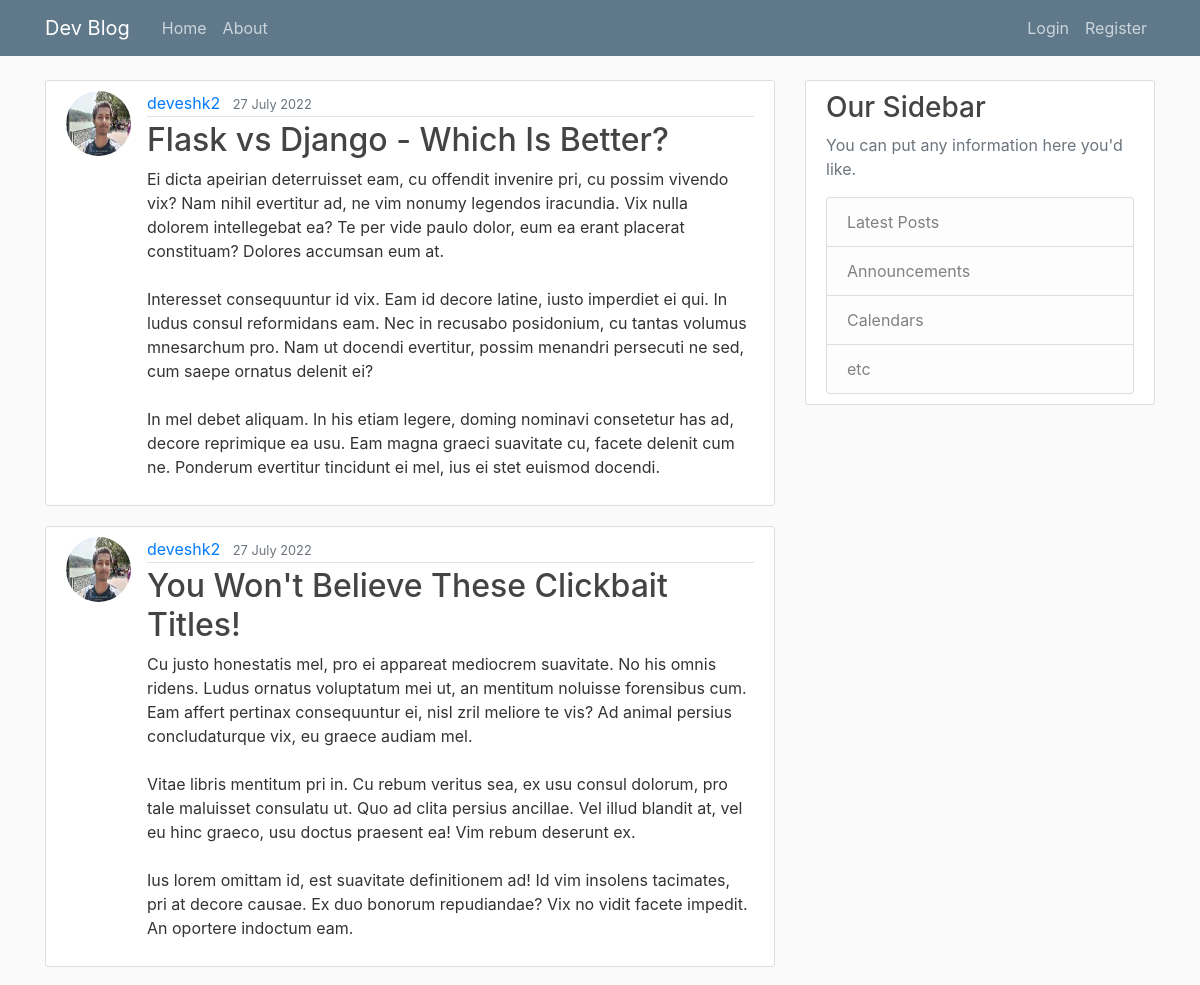
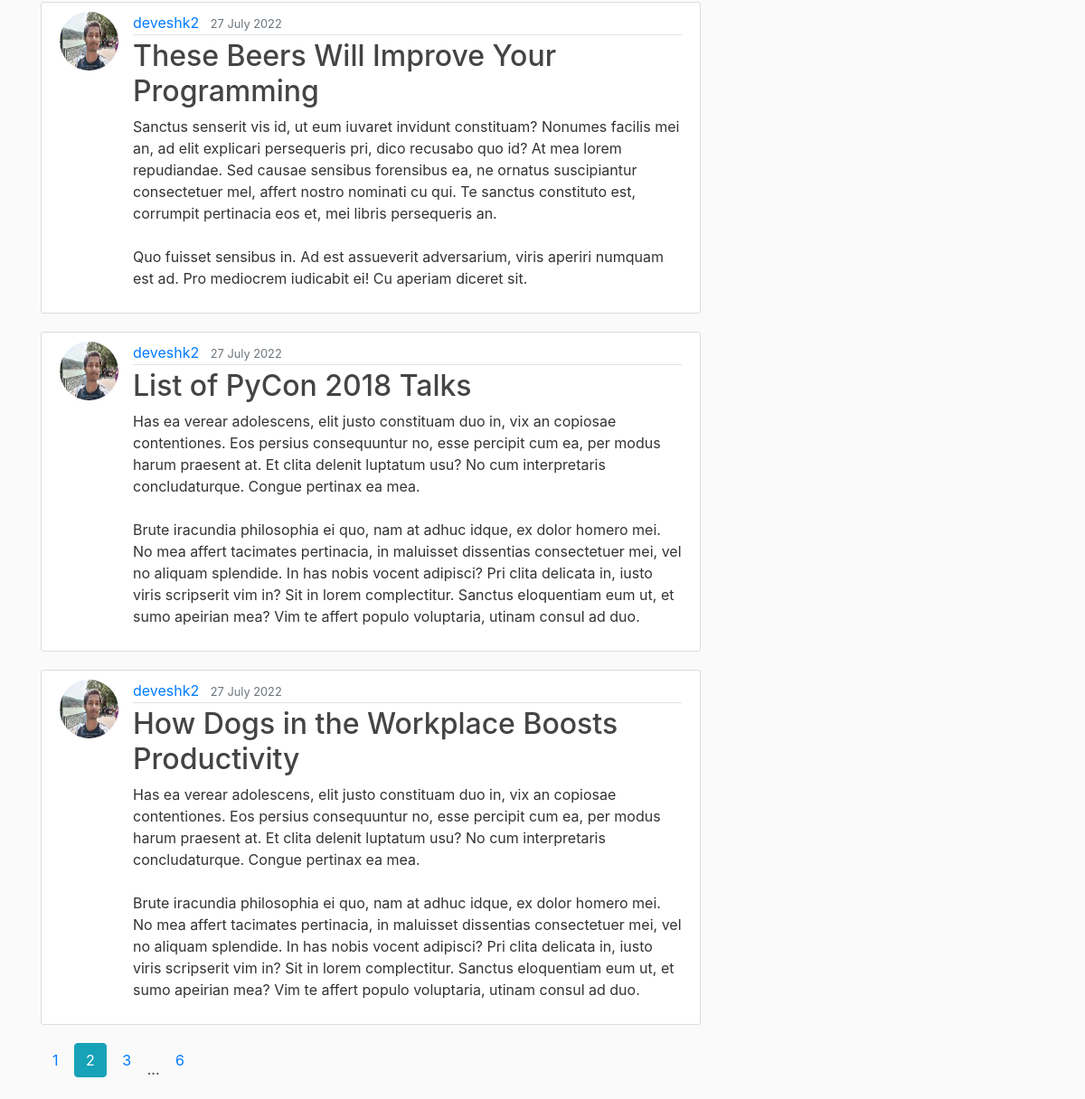
The page /home?page=2 on the database its author committed (2 pictures, top to bottom).
### FlaskBlog/models.py (models this page shows, shortened)
class Post(db.Model):
    id = db.Column(db.Integer, primary_key=True)
    title = db.Column(db.String(100), nullable=False)
    date_posted = db.Column(db.DateTime, nullable=False, default=date.today())
    content = db.Column(db.Text, nullable=False)
    user_id = db.Column(db.Integer, db.ForeignKey("user.id"), nullable=False)

class User(db.Model, UserMixin):
    id = db.Column(db.Integer, primary_key=True)
    username = db.Column(db.String(20), unique=True, nullable=False)
    email = db.Column(db.String(120), unique=True, nullable=False)
    image_file = db.Column(db.String(120), nullable=False, default="default.jpg")
    password = db.Column(db.String(60), nullable=False)
    posts = db.relationship("Post", backref="author", lazy=True)

### FlaskBlog/Main/route.py (the view)
@main.route("/")
@main.route("/home")
def home():
    page = request.args.get('page', 1, type=int)
    posts = Post.query.order_by(Post.date_posted.desc()).paginate(page=page, per_page=5)
    return render_template('home.html', posts=posts)

### FlaskBlog/templates/home.html
{% extends "layout.html" %}
{% block content %}
{% for post in posts.items %}
<article class="media content-section">
    <img class="rounded-circle article-img"
         src="{{ url_for('static', filename='profile_pics/' + post.author.image_file) }}">
    <div class="media-body">
        <div class="article-metadata">
            <a class="mr-2" href="{{ url_for('users.user_posts', username=post.author.username) }}">{{ post.author.username }}</a>
            <small class="text-muted">{{ post.date_posted.strftime("%d %B %Y") }}</small>
        </div>
        <h2><a class="article-title" href="{{ url_for('posts.my_post', post_id=post.id) }}">{{ post.title }}</a></h2>
        <p class="article-content">{{ post.content }}</p>
    </div>
</article>
{% endfor %}
{% for page_num in posts.iter_pages(left_edge=1, right_edge=1, left_current=1, right_current=2) %}
{% if page_num %}
{% if posts.page == page_num %}
<a class="btn btn-outline-info mb-4 active" href="{{ url_for('main.home', page=page_num) }}">{{ page_num }}</a>
{% else %}
<a class="btn btn-outing-info mb-4" href="{{ url_for('main.home', page=page_num) }}">{{ page_num }}</a>
{% endif %}
{% else %}
...
{% endif %}
{% endfor %}
{% endblock content %}

### FlaskBlog/static/main.css (style rules this page uses)
body { background: #fafafa; color: #333333; margin-top: 5rem; }
h1, h2, h3, h4, h5, h6 { color: #444444; }
.content-section { background: #ffffff; padding: 10px 20px; border: 1px solid #dddddd; border-radius: 3px; margin-bottom: 20px; }
.article-title { color: #444444; }
.article-content { white-space: pre-line; }
.article-img { height: 65px; width: 65px; margin-right: 16px; }
.article-metadata { padding-bottom: 1px; margin-bottom: 4px; border-bottom: 1px solid #e3e3e3 }

### rows shown on the page
Post: image_file (picture), author.username "deveshk2", date_posted "27 July 2022", title "Flask vs Django - Which Is Better?", content "Ei dicta apeirian deterruisset eam, cu offendit invenire pri, cu possim vivendo vix? Nam nihil evertitur ad, ne vim nonumy legendos iracundia. Vix nulla dolorem intellegebat ea? Te per vide paulo dolor, eum ea erant placerat constituam? Dolores accumsan eum at. Interesset consequuntur id vix. Eam id decore latine, iusto imperdiet ei qui. In ludus consul reformidans eam. Nec in recusabo posidonium, cu tantas volumus mnesarchum pro. Nam ut docendi evertitur, possim menandri persecuti ne sed, cum saepe ornatus delenit ei? In mel debet aliquam. In his etiam legere, doming nominavi consetetur has ad, decore reprimique ea usu. Eam magna graeci suavitate cu, facete delenit cum ne. Ponderum…"
Post: image_file (picture), author.username "deveshk2", date_posted "27 July 2022", title "You Won't Believe These Clickbait Titles!", content "Cu justo honestatis mel, pro ei appareat mediocrem suavitate. No his omnis ridens. Ludus ornatus voluptatum mei ut, an mentitum noluisse forensibus cum. Eam affert pertinax consequuntur ei, nisl zril meliore te vis? Ad animal persius concludaturque vix, eu graece audiam mel. Vitae libris mentitum pri in. Cu rebum veritus sea, ex usu consul dolorum, pro tale maluisset consulatu ut. Quo ad clita persius ancillae. Vel illud blandit at, vel eu hinc graeco, usu doctus praesent ea! Vim rebum deserunt ex. Ius lorem omittam id, est suavitate definitionem ad! Id vim insolens tacimates, pri at decore causae. Ex duo bonorum repudiandae? Vix no vidit facete impedit. An oportere indoctum eam."
Post: image_file (picture), author.username "deveshk2", date_posted "27 July 2022", title "These Beers Will Improve Your Programming", content "Sanctus senserit vis id, ut eum iuvaret invidunt constituam? Nonumes facilis mei an, ad elit explicari persequeris pri, dico recusabo quo id? At mea lorem repudiandae. Sed causae sensibus forensibus ea, ne ornatus suscipiantur consectetuer mel, affert nostro nominati cu qui. Te sanctus constituto est, corrumpit pertinacia eos et, mei libris persequeris an. Quo fuisset sensibus in. Ad est assueverit adversarium, viris aperiri numquam est ad. Pro mediocrem iudicabit ei! Cu aperiam diceret sit."
Post: image_file (picture), author.username "deveshk2", date_posted "27 July 2022", title "List of PyCon 2018 Talks", content "Has ea verear adolescens, elit justo constituam duo in, vix an copiosae contentiones. Eos persius consequuntur no, esse percipit cum ea, per modus harum praesent at. Et clita delenit luptatum usu? No cum interpretaris concludaturque. Congue pertinax ea mea. Brute iracundia philosophia ei quo, nam at adhuc idque, ex dolor homero mei. No mea affert tacimates pertinacia, in maluisset dissentias consectetuer mei, vel no aliquam splendide. In has nobis vocent adipisci? Pri clita delicata in, iusto viris scripserit vim in? Sit in lorem complectitur. Sanctus eloquentiam eum ut, et sumo apeirian mea? Vim te affert populo voluptaria, utinam consul ad duo."
Post: image_file (picture), author.username "deveshk2", date_posted "27 July 2022", title "How Dogs in the Workplace Boosts Productivity", content "Has ea verear adolescens, elit justo constituam duo in, vix an copiosae contentiones. Eos persius consequuntur no, esse percipit cum ea, per modus harum praesent at. Et clita delenit luptatum usu? No cum interpretaris concludaturque. Congue pertinax ea mea. Brute iracundia philosophia ei quo, nam at adhuc idque, ex dolor homero mei. No mea affert tacimates pertinacia, in maluisset dissentias consectetuer mei, vel no aliquam splendide. In has nobis vocent adipisci? Pri clita delicata in, iusto viris scripserit vim in? Sit in lorem complectitur. Sanctus eloquentiam eum ut, et sumo apeirian mea? Vim te affert populo voluptaria, utinam consul ad duo."

### other values the page prints
{{ page_num }} "1" "3" "6"
{{ page_num }} "2"
